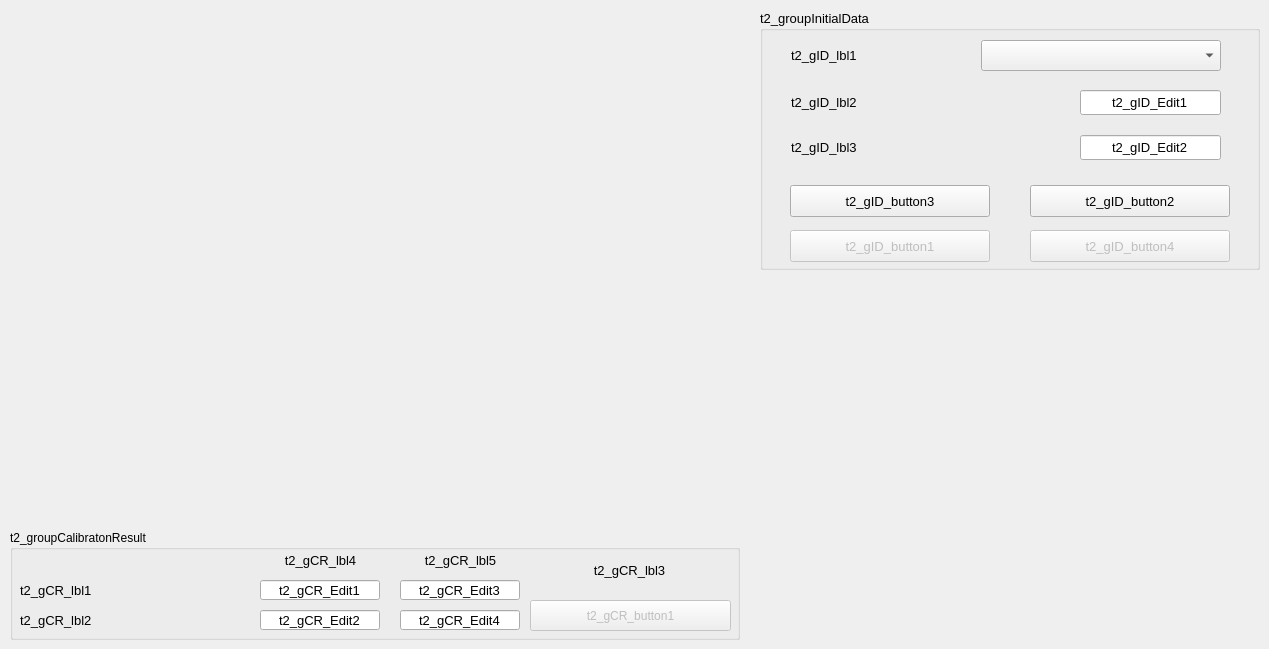
    <widget class="QWidget" name="t2">
     <attribute name="title">
      <string>t2</string>
     </attribute>
     <widget class="QGroupBox" name="t2_groupCalibratonResult">
      <property name="geometry">
       <rect>
        <x>10</x>
        <y>530</y>
        <width>730</width>
        <height>110</height>
       </rect>
      </property>
      <property name="minimumSize">
       <size>
        <width>730</width>
        <height>110</height>
       </size>
      </property>
      <property name="maximumSize">
       <size>
        <width>730</width>
        <height>110</height>
       </size>
      </property>
      <property name="title">
       <string>t2_groupCalibratonResult</string>
      </property>
      <widget class="QLineEdit" name="t2_gCR_Edit2">
       <property name="geometry">
        <rect>
         <x>250</x>
         <y>80</y>
         <width>120</width>
         <height>20</height>
        </rect>
       </property>
       <property name="font">
        <font>
         <family>Arial</family>
         <pointsize>10</pointsize>
        </font>
       </property>
       <property name="text">
        <string>t2_gCR_Edit2</string>
       </property>
       <property name="alignment">
        <set>Qt::AlignCenter</set>
       </property>
       <property name="readOnly">
        <bool>true</bool>
       </property>
      </widget>
      <widget class="QLineEdit" name="t2_gCR_Edit1">
       <property name="geometry">
        <rect>
         <x>250</x>
         <y>50</y>
         <width>120</width>
         <height>20</height>
        </rect>
       </property>
       <property name="font">
        <font>
         <family>Arial</family>
         <pointsize>10</pointsize>
        </font>
       </property>
       <property name="text">
        <string>t2_gCR_Edit1</string>
       </property>
       <property name="alignment">
        <set>Qt::AlignCenter</set>
       </property>
       <property name="readOnly">
        <bool>true</bool>
       </property>
      </widget>
      <widget class="QLabel" name="t2_gCR_lbl2">
       <property name="geometry">
        <rect>
         <x>10</x>
         <y>80</y>
         <width>230</width>
         <height>20</height>
        </rect>
       </property>
       <property name="font">
        <font>
         <family>Arial</family>
         <pointsize>10</pointsize>
        </font>
       </property>
       <property name="text">
        <string>t2_gCR_lbl2</string>
       </property>
      </widget>
      <widget class="QLabel" name="t2_gCR_lbl1">
       <property name="geometry">
        <rect>
         <x>10</x>
         <y>50</y>
         <width>230</width>
         <height>20</height>
        </rect>
       </property>
       <property name="font">
        <font>
         <family>Arial</family>
         <pointsize>10</pointsize>
        </font>
       </property>
       <property name="text">
        <string>t2_gCR_lbl1</string>
       </property>
      </widget>
      <widget class="QLabel" name="t2_gCR_lbl3">
       <property name="geometry">
        <rect>
         <x>519</x>
         <y>30</y>
         <width>201</width>
         <height>20</height>
        </rect>
       </property>
       <property name="font">
        <font>
         <family>Arial</family>
         <pointsize>10</pointsize>
        </font>
       </property>
       <property name="text">
        <string>t2_gCR_lbl3</string>
       </property>
       <property name="alignment">
        <set>Qt::AlignCenter</set>
       </property>
      </widget>
      <widget class="QPushButton" name="t2_gCR_button1">
       <property name="enabled">
        <bool>false</bool>
       </property>
       <property name="geometry">
        <rect>
         <x>520</x>
         <y>70</y>
         <width>201</width>
         <height>31</height>
        </rect>
       </property>
       <property name="text">
        <string>t2_gCR_button1</string>
       </property>
      </widget>
      <widget class="QLineEdit" name="t2_gCR_Edit4">
       <property name="geometry">
        <rect>
         <x>390</x>
         <y>80</y>
         <width>120</width>
         <height>20</height>
        </rect>
       </property>
       <property name="font">
        <font>
         <family>Arial</family>
         <pointsize>10</pointsize>
        </font>
       </property>
       <property name="text">
        <string>t2_gCR_Edit4</string>
       </property>
       <property name="alignment">
        <set>Qt::AlignCenter</set>
       </property>
       <property name="readOnly">
        <bool>true</bool>
       </property>
      </widget>
      <widget class="QLineEdit" name="t2_gCR_Edit3">
       <property name="geometry">
        <rect>
         <x>390</x>
         <y>50</y>
         <width>120</width>
         <height>20</height>
        </rect>
       </property>
       <property name="font">
        <font>
         <family>Arial</family>
         <pointsize>10</pointsize>
        </font>
       </property>
       <property name="text">
        <string>t2_gCR_Edit3</string>
       </property>
       <property name="alignment">
        <set>Qt::AlignCenter</set>
       </property>
       <property name="readOnly">
        <bool>true</bool>
       </property>
      </widget>
      <widget class="QLabel" name="t2_gCR_lbl4">
       <property name="geometry">
        <rect>
         <x>250</x>
         <y>20</y>
         <width>121</width>
         <height>20</height>
        </rect>
       </property>
       <property name="font">
        <font>
         <family>Arial</family>
         <pointsize>10</pointsize>
        </font>
       </property>
       <property name="text">
        <string>t2_gCR_lbl4</string>
       </property>
       <property name="alignment">
        <set>Qt::AlignCenter</set>
       </property>
      </widget>
      <widget class="QLabel" name="t2_gCR_lbl5">
       <property name="geometry">
        <rect>
         <x>390</x>
         <y>20</y>
         <width>121</width>
         <height>20</height>
        </rect>
       </property>
       <property name="font">
        <font>
         <family>Arial</family>
         <pointsize>10</pointsize>
        </font>
       </property>
       <property name="text">
        <string>t2_gCR_lbl5</string>
       </property>
       <property name="alignment">
        <set>Qt::AlignCenter</set>
       </property>
      </widget>
     </widget>
     <widget class="QGroupBox" name="t2_groupInitialData">
      <property name="geometry">
       <rect>
        <x>760</x>
        <y>10</y>
        <width>500</width>
        <height>260</height>
       </rect>
      </property>
      <property name="minimumSize">
       <size>
        <width>500</width>
        <height>260</height>
       </size>
      </property>
      <property name="maximumSize">
       <size>
        <width>500</width>
        <height>260</height>
       </size>
      </property>
      <property name="font">
       <font>
        <family>Arial</family>
        <pointsize>10</pointsize>
       </font>
      </property>
      <property name="title">
       <string>t2_groupInitialData</string>
      </property>
      <widget class="QLineEdit" name="t2_gID_Edit1">
       <property name="geometry">
        <rect>
         <x>320</x>
         <y>80</y>
         <width>141</width>
         <height>25</height>
        </rect>
       </property>
       <property name="font">
        <font>
         <family>Arial</family>
         <pointsize>10</pointsize>
        </font>
       </property>
       <property name="text">
        <string>t2_gID_Edit1</string>
       </property>
       <property name="alignment">
        <set>Qt::AlignCenter</set>
       </property>
      </widget>
      <widget class="QLineEdit" name="t2_gID_Edit2">
       <property name="geometry">
        <rect>
         <x>320</x>
         <y>125</y>
         <width>141</width>
         <height>25</height>
        </rect>
       </property>
       <property name="font">
        <font>
         <family>Arial</family>
         <pointsize>10</pointsize>
        </font>
       </property>
       <property name="text">
        <string>t2_gID_Edit2</string>
       </property>
       <property name="alignment">
        <set>Qt::AlignCenter</set>
       </property>
      </widget>
      <widget class="QLabel" name="t2_gID_lbl2">
       <property name="geometry">
        <rect>
         <x>31</x>
         <y>80</y>
         <width>280</width>
         <height>25</height>
        </rect>
       </property>
       <property name="font">
        <font>
         <family>Arial</family>
         <pointsize>10</pointsize>
        </font>
       </property>
       <property name="text">
        <string>t2_gID_lbl2</string>
       </property>
      </widget>
      <widget class="QLabel" name="t2_gID_lbl3">
       <property name="geometry">
        <rect>
         <x>31</x>
         <y>125</y>
         <width>280</width>
         <height>25</height>
        </rect>
       </property>
       <property name="font">
        <font>
         <family>Arial</family>
         <pointsize>10</pointsize>
        </font>
       </property>
       <property name="text">
        <string>t2_gID_lbl3</string>
       </property>
      </widget>
      <widget class="QPushButton" name="t2_gID_button1">
       <property name="enabled">
        <bool>false</bool>
       </property>
       <property name="geometry">
        <rect>
         <x>30</x>
         <y>220</y>
         <width>200</width>
         <height>32</height>
        </rect>
       </property>
       <property name="text">
        <string>t2_gID_button1</string>
       </property>
      </widget>
      <widget class="QPushButton" name="t2_gID_button2">
       <property name="geometry">
        <rect>
         <x>270</x>
         <y>175</y>
         <width>200</width>
         <height>32</height>
        </rect>
       </property>
       <property name="text">
        <string>t2_gID_button2</string>
       </property>
      </widget>
      <widget class="QLabel" name="t2_gID_lbl1">
       <property name="geometry">
        <rect>
         <x>31</x>
         <y>30</y>
         <width>181</width>
         <height>31</height>
        </rect>
       </property>
       <property name="font">
        <font>
         <family>Arial</family>
         <pointsize>10</pointsize>
        </font>
       </property>
       <property name="text">
        <string>t2_gID_lbl1</string>
       </property>
      </widget>
      <widget class="QComboBox" name="t2_gID_cmd1">
       <property name="geometry">
        <rect>
         <x>221</x>
         <y>30</y>
         <width>240</width>
         <height>31</height>
        </rect>
       </property>
      </widget>
      <widget class="QPushButton" name="t2_gID_button3">
       <property name="geometry">
        <rect>
         <x>30</x>
         <y>175</y>
         <width>200</width>
         <height>32</height>
        </rect>
       </property>
       <property name="text">
        <string>t2_gID_button3</string>
       </property>
      </widget>
      <widget class="QPushButton" name="t2_gID_button4">
       <property name="enabled">
        <bool>false</bool>
       </property>
       <property name="geometry">
        <rect>
         <x>270</x>
         <y>220</y>
         <width>200</width>
         <height>32</height>
        </rect>
       </property>
       <property name="text">
        <string>t2_gID_button4</string>
       </property>
      </widget>
     </widget>
    </widget>
